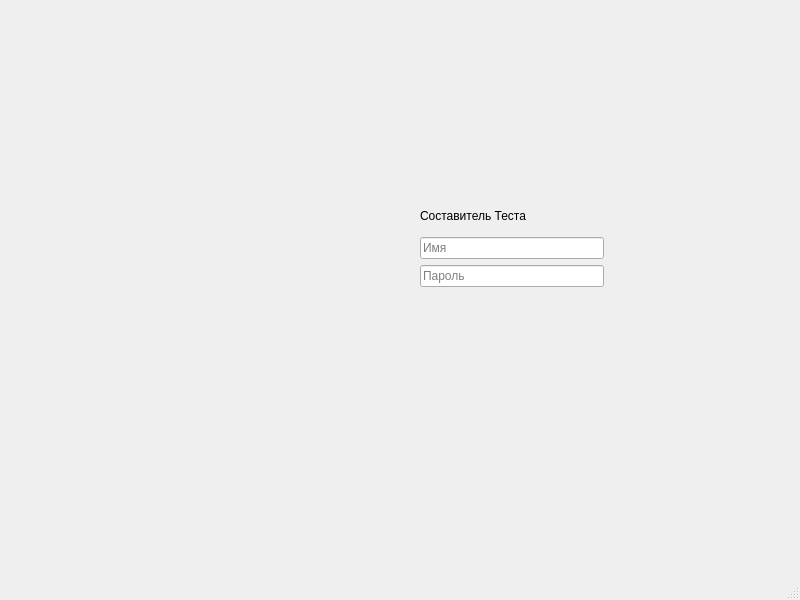
<?xml version="1.0" encoding="UTF-8"?>
<ui version="4.0">
 <class>MainWindow</class>
 <widget class="QMainWindow" name="MainWindow">
  <property name="geometry">
   <rect>
    <x>0</x>
    <y>0</y>
    <width>800</width>
    <height>600</height>
   </rect>
  </property>
  <property name="windowTitle">
   <string>MainWindow</string>
  </property>
  <widget class="QWidget" name="centralwidget">
   <widget class="QWidget" name="verticalLayoutWidget">
    <property name="geometry">
     <rect>
      <x>420</x>
      <y>200</y>
      <width>184</width>
      <height>87</height>
     </rect>
    </property>
    <layout class="QVBoxLayout" name="verticalLayout">
     <item>
      <widget class="QLabel" name="label">
       <property name="text">
        <string>Составитель Теста</string>
       </property>
      </widget>
     </item>
     <item>
      <widget class="QLineEdit" name="lineEdit">
       <property name="placeholderText">
        <string>Имя</string>
       </property>
      </widget>
     </item>
     <item>
      <widget class="QLineEdit" name="lineEdit_2">
       <property name="placeholderText">
        <string>Пароль</string>
       </property>
      </widget>
     </item>
    </layout>
   </widget>
  </widget>
  <widget class="QMenuBar" name="menubar">
   <property name="geometry">
    <rect>
     <x>0</x>
     <y>0</y>
     <width>800</width>
     <height>18</height>
    </rect>
   </property>
  </widget>
  <widget class="QStatusBar" name="statusbar"/>
 </widget>
 <resources/>
 <connections/>
</ui>
